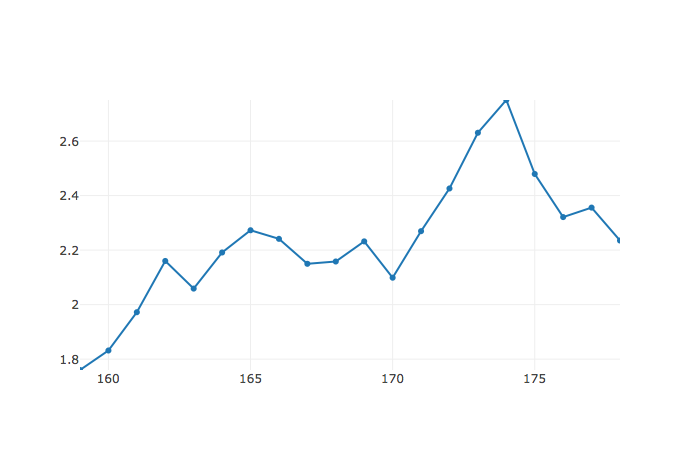

Write Python code to recreate this figure.
import dash
from dash.dependencies import Output , Event
import dash_core_components as dcc
import dash_html_components as html
import plotly
import random
import plotly.graph_objs as go
from collections import deque

X = deque(maxlen=20)
Y = deque(maxlen=20)
X.append(1)
Y.append(1)

app=dash.Dash(__name__)
app.layout = html.Div([
	dcc.Graph(id = 'live-graph' , animate = True),
	dcc.Interval(
		id = 'graph-update',
		interval = 1000
		),
	]
	)


@app.callback(Output('live-graph' , 'figure'),
	events = [Event('graph-update' , 'interval')]
	)

def update_graph():
	X.append(X[-1] + 1)
	Y.append(Y[-1] + Y[-1] * random.uniform(-0.1 , 0.1))
	data = plotly.graph_objs.Scatter(
		x=list(X),
		y=list(Y),
		name = 'Scatter',
		mode = 'lines+markers',
		)

	return {'data': [data],'layout': go.Layout(xaxis = dict(range = [min(X) , max(X)]),
											   yaxis = dict(range = [min(Y) , max(Y)]),	
		)}


if __name__ =="__main__":
	app.run_server(debug = True)	
